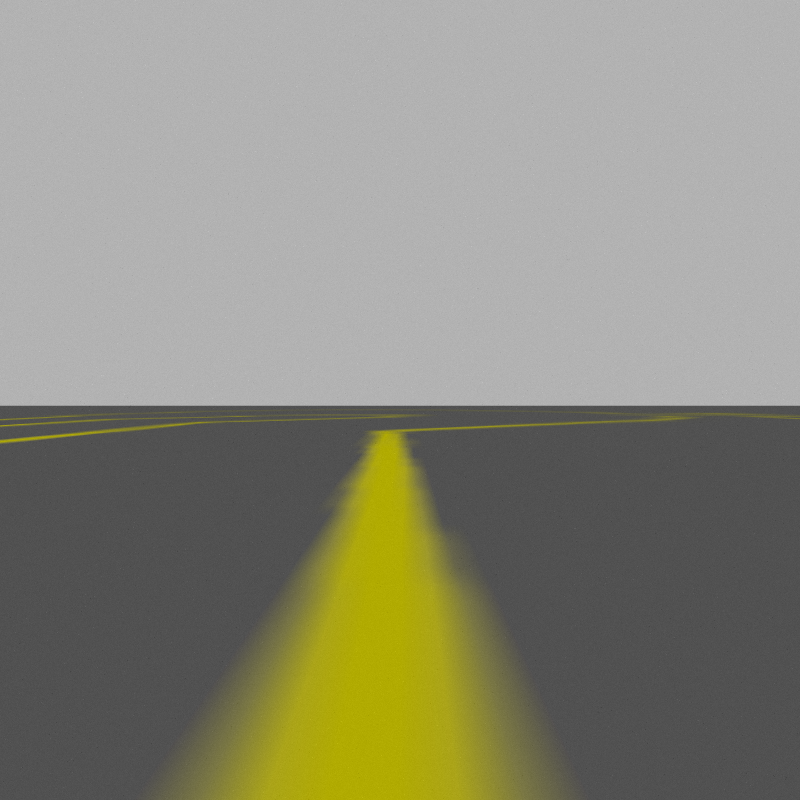
#> input picture img/forward.png, 800 x 800 px, found by its file name
$ python line_.py
#> lines starting #> are read from the running program, lines starting #| are printed output that depends on the picture
import cv2
import numpy as np

img_forward = cv2.imread('./img/forward.png',cv2.IMREAD_GRAYSCALE)
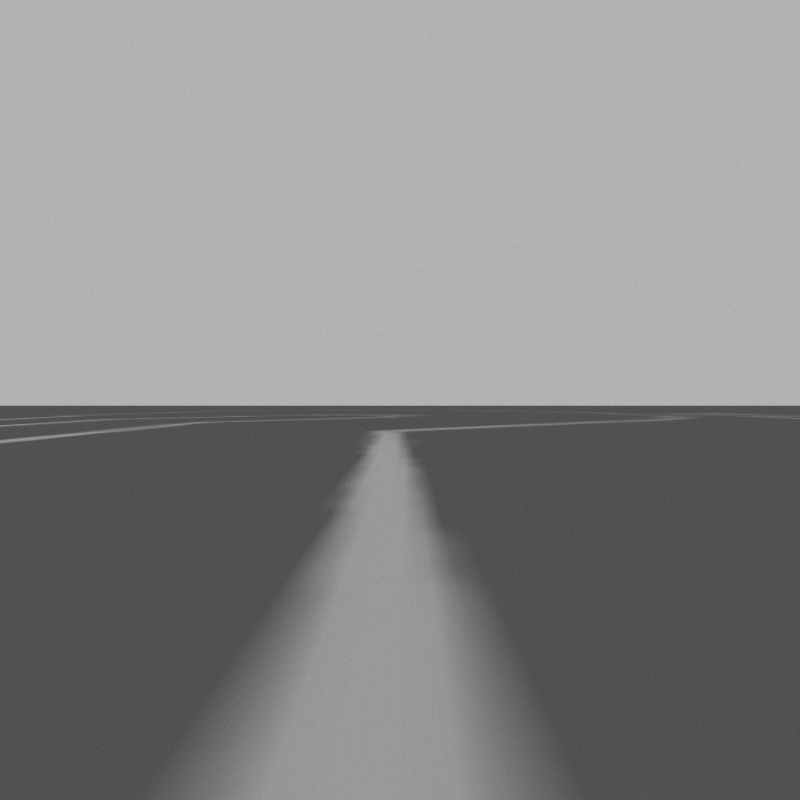
#> img_forward: shape (800, 800); min 67, max 191, mean 137.3


rect_img = cv2.rectangle(img_forward,(220,720),(285,780),(255,0,255),3)
rect_img = cv2.rectangle(img_forward,(485,720),(550,780),(255,0,255),3)
rect_img = cv2.rectangle(img_forward,(740,730),(792,792),(255,0,255),3)
rect_img = cv2.rectangle(img_forward,(5,730),(57,792),(255,0,255),3)
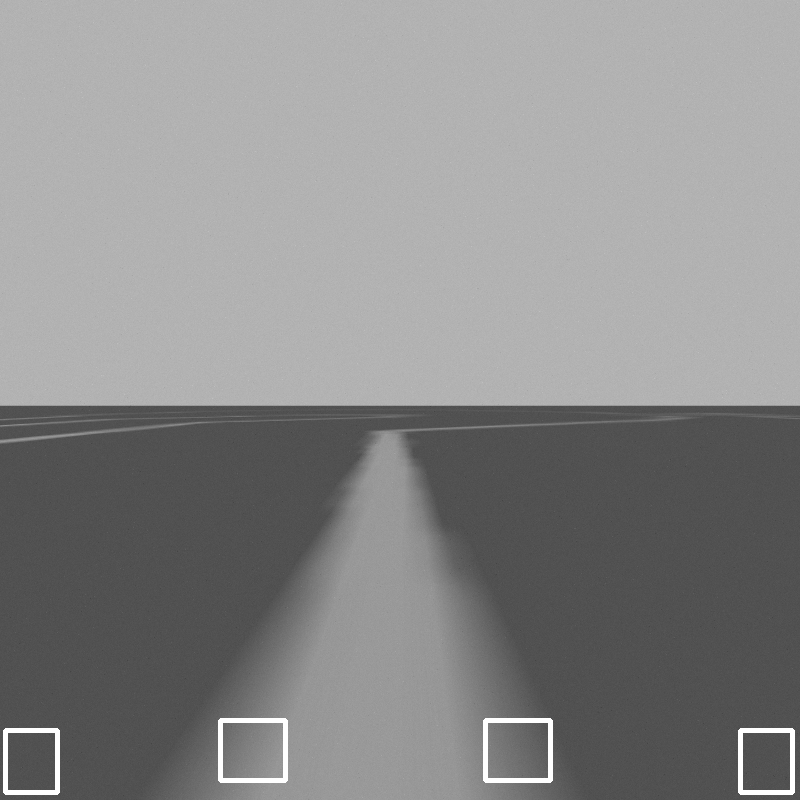
#> rect_img: shape (800, 800); min 67, max 255, mean 138.4

left_img = img_forward[720:780,220:285]
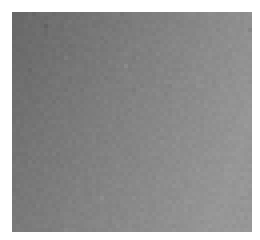
#> left_img: shape (60, 65) (shown 4 times larger); min 98, max 255, mean 150.2
right_img = img_forward[720:780,485:550]
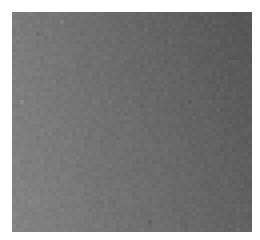
#> right_img: shape (60, 65) (shown 4 times larger); min 82, max 255, mean 131.6
rr_img = img_forward[730:792,740:792]
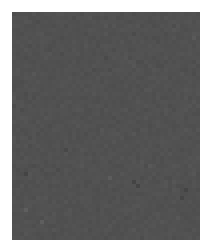
#> rr_img: shape (62, 52) (shown 4 times larger); min 68, max 255, mean 110.4
ll_img = img_forward[730:792,5:57]
import numpy as np


if np.all(left_img > 90) and np.all(right_img > 90):
    print('T')

if  np.all(left_img > 90)  :
    print('left')

if  np.all(right_img > 85) :
    print('right')

cv2.imshow('d',img_forward)
cv2.waitKey(0)
cv2.destroyAllWindows()

$ run again, with img/left.png copied over img/forward.png
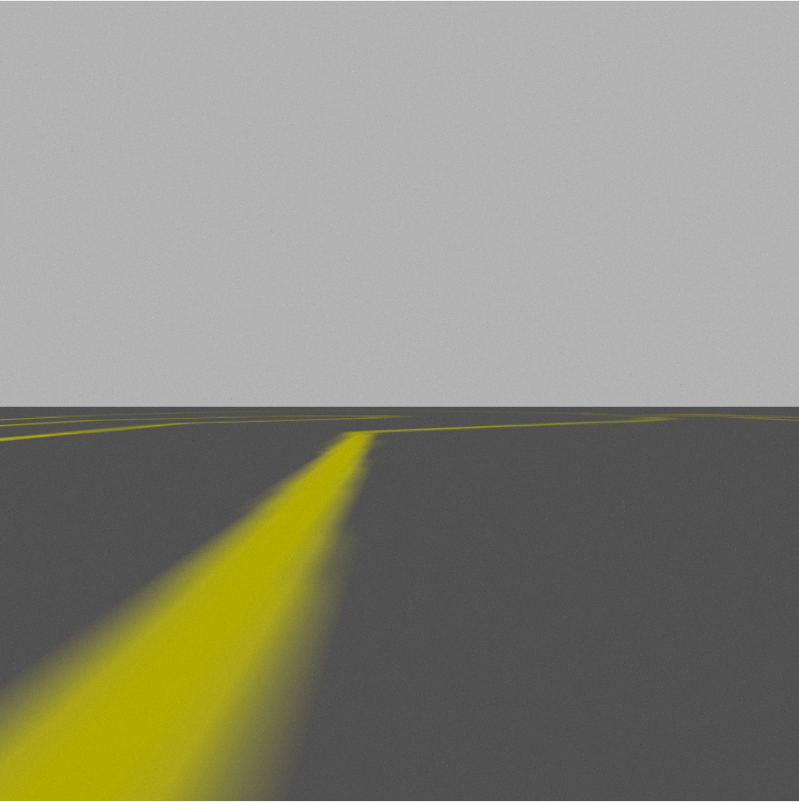
#> input picture img/left.png, 799 x 802 px, found by its file name
#> `rect_img = cv2.rectangle(img_forward,(5,730),(57,792),(255,0,255),3)`:
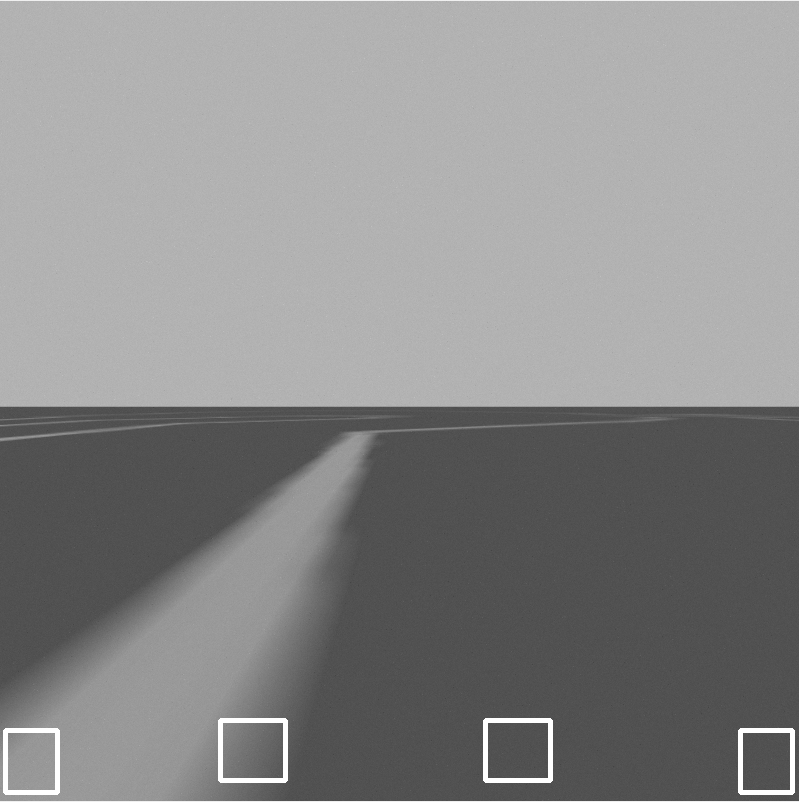
#> rect_img: shape (802, 799); min 67, max 255, mean 138.2
#> `ll_img = img_forward[730:792,5:57]`:
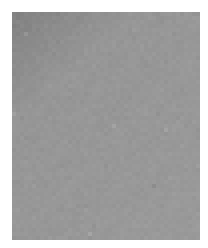
#> ll_img: shape (62, 52) (shown 4 times larger); min 128, max 255, mean 167.8

$ run again, with img/right.png copied over img/forward.png
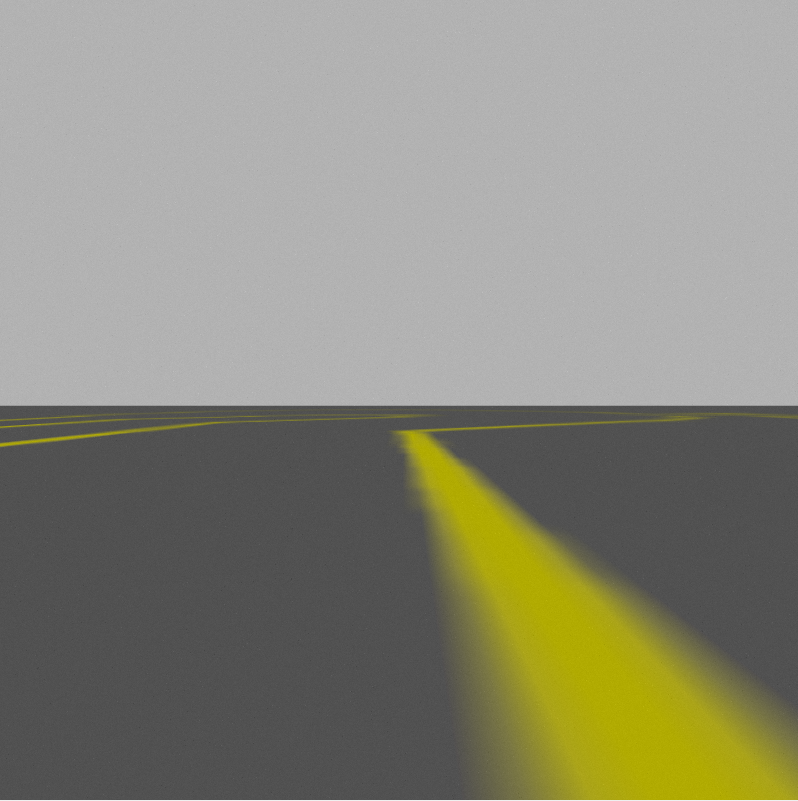
#> input picture img/right.png, 798 x 801 px, found by its file name
#> `rect_img = cv2.rectangle(img_forward,(5,730),(57,792),(255,0,255),3)`:
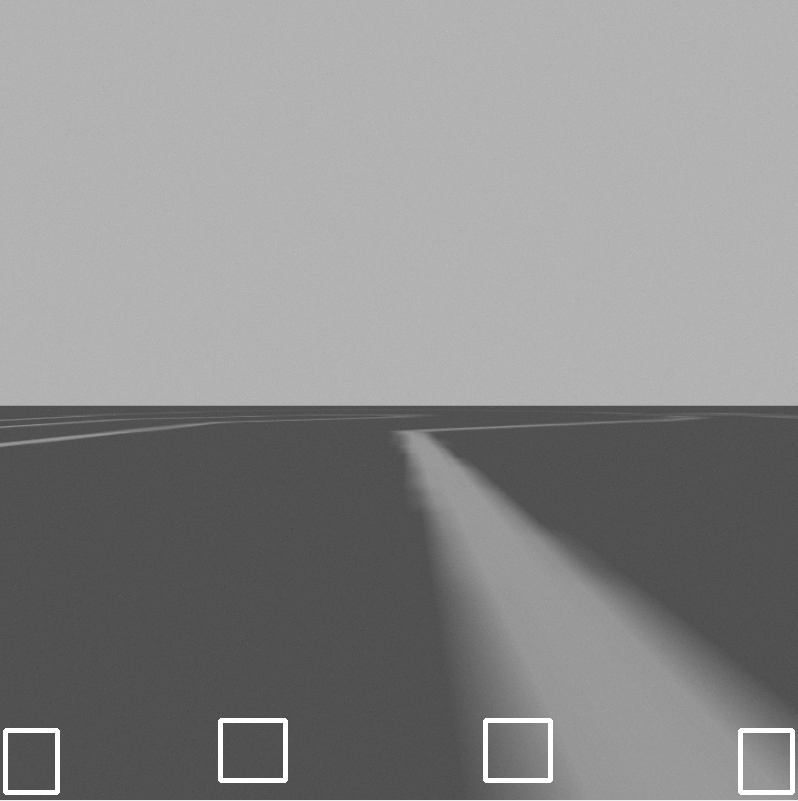
#> rect_img: shape (801, 798); min 68, max 255, mean 138.4
#> `rr_img = img_forward[730:792,740:792]`:
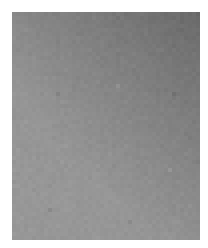
#> rr_img: shape (62, 52) (shown 4 times larger); min 103, max 255, mean 157.9
